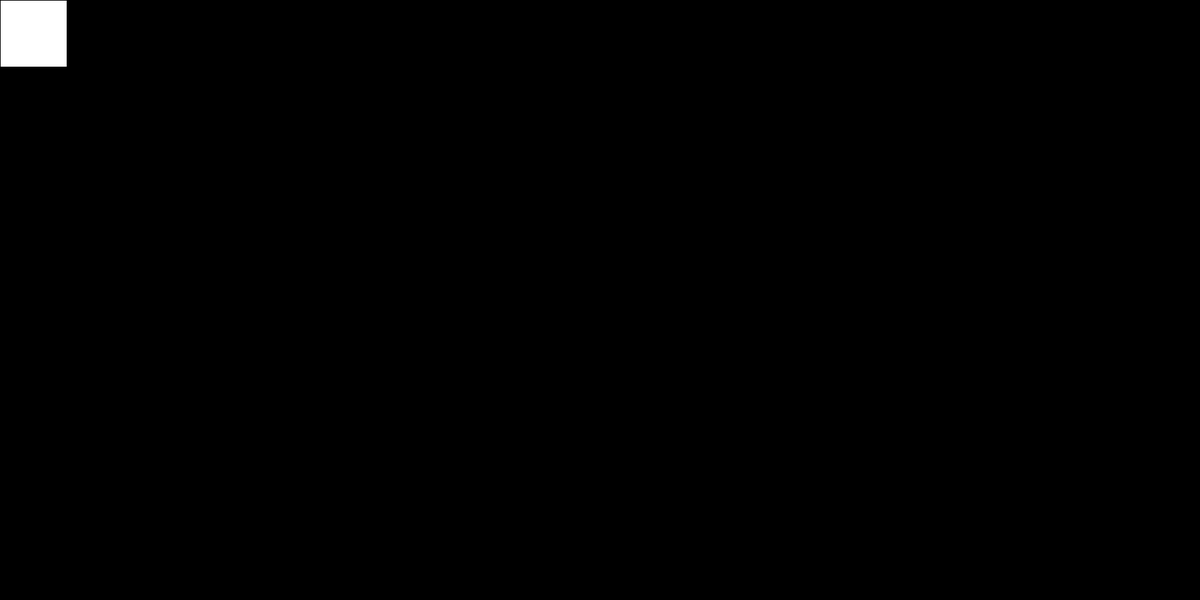
Frame 1 (no input)
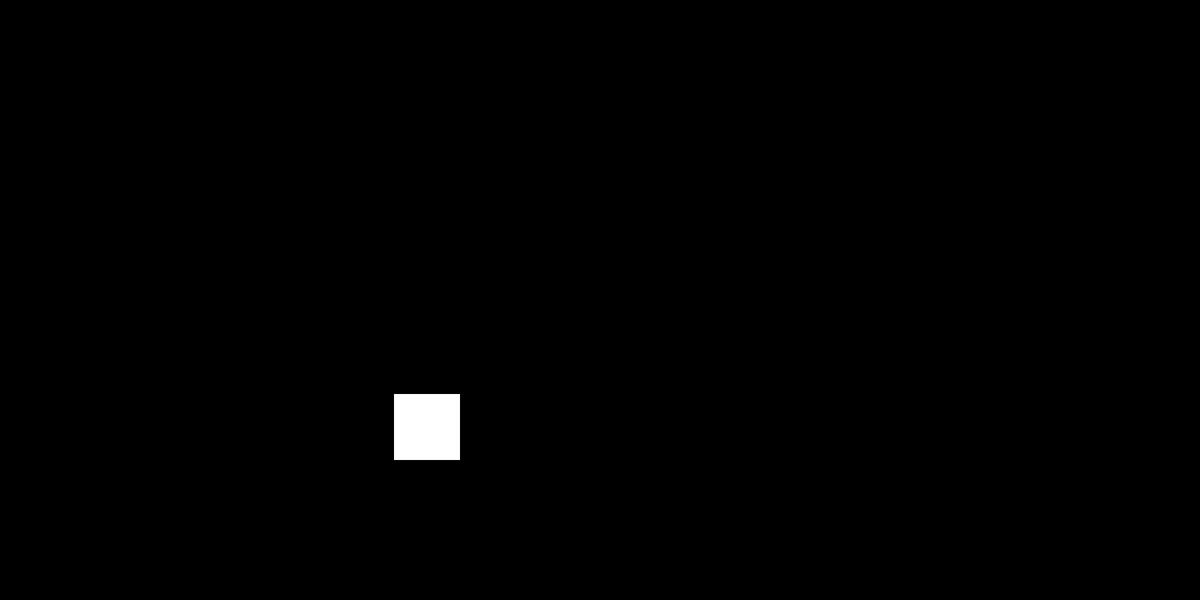
Frame 60 (the mouse pressed at the canvas centre just before this capture)
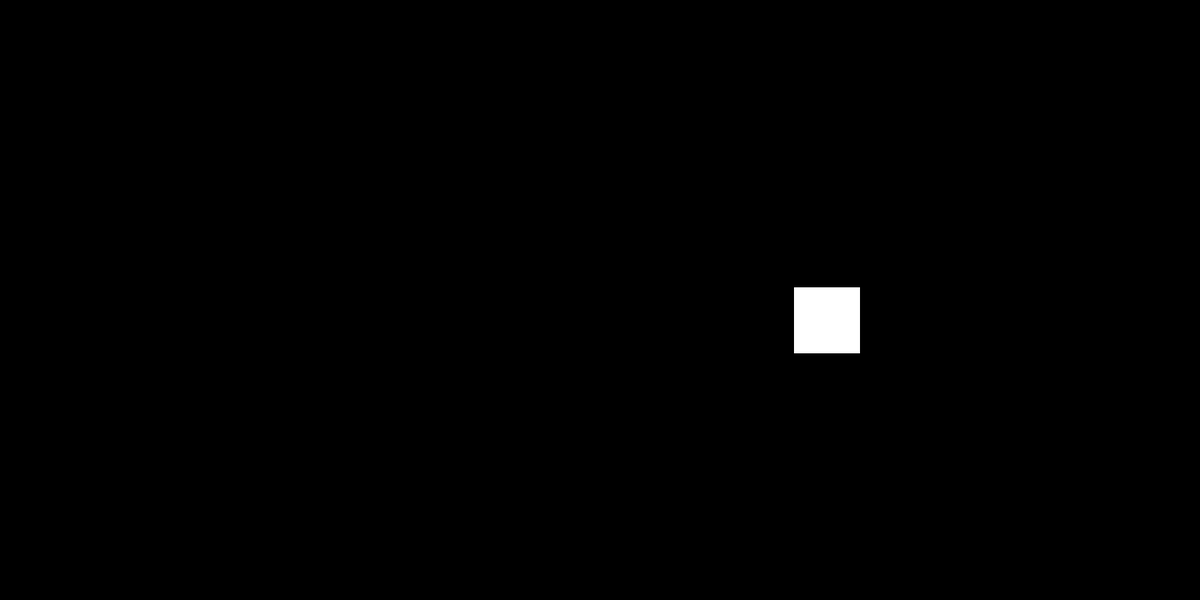
Frame 120 (the mouse held since frame 60 and released just before this capture)

The Processing sketch that drew these frames (run headless with seeded random() and noise(); from frame 60 on, the mouse is pressed at the canvas centre):

// Processing sketch: show
// ── show.pde
int x = 0;
int y = 0;
int speedx = 10;
int speedy = 10;

void setup() {
    size(1800, 900);
}

void draw() {
    background(0);
    rect(x, y, 100, 100);
    x += speedx;
    y += speedy;
    if (x > width - 100 || x < 0) {
        speedx = -speedx;
    }
    if (y > height - 100 || y < 0) {
        speedy = -speedy;
    }
}
